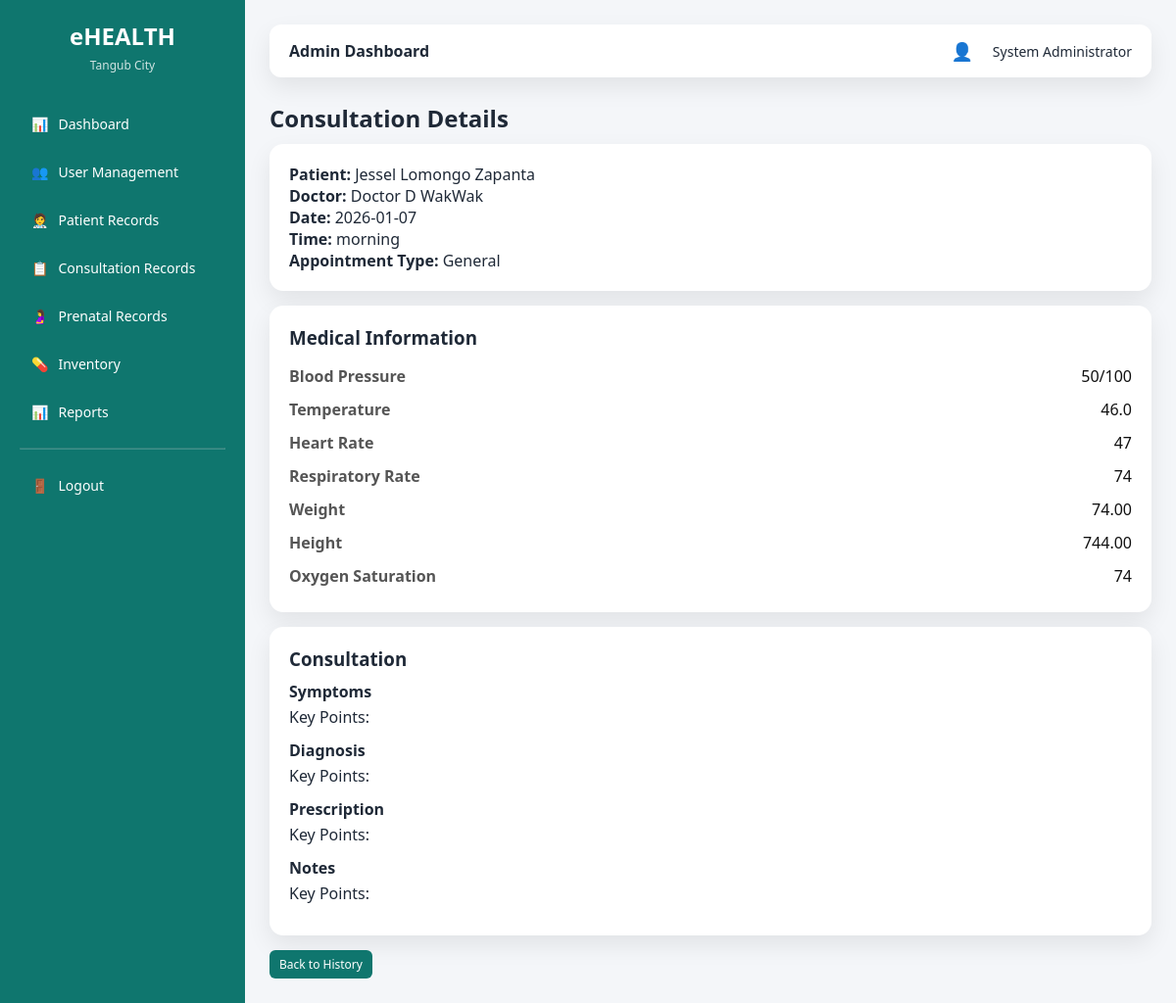
/admin/consultation_view.php?id=10 (signed in), run on the app's committed database.
### tables this page shows
CREATE TABLE `consultations` (
  `consultation_id` int(11) NOT NULL,
  `appointment_id` int(11) NOT NULL,
  `doctor_id` int(11) NOT NULL,
  `patient_id` int(11) NOT NULL,
  `symptoms` text DEFAULT NULL,
  `diagnosis` text DEFAULT NULL,
  `prescription` text DEFAULT NULL,
  `notes` text DEFAULT NULL,
  `created_at` timestamp NOT NULL DEFAULT current_timestamp()
);

CREATE TABLE `users` (
  `user_id` int(11) NOT NULL,
  `full_name` varchar(100) NOT NULL,
  `email` varchar(100) NOT NULL,
  `password` varchar(255) NOT NULL,
  `role` enum('admin','staff','doctor','patient') NOT NULL,
  `status` enum('active','inactive') DEFAULT 'active',
  `created_at` timestamp NOT NULL DEFAULT current_timestamp()
);

CREATE TABLE `appointments` (
  `appointment_id` int(11) NOT NULL,
  `patient_id` int(11) NOT NULL,
  `doctor_id` int(11) NOT NULL,
  `appointment_date` date NOT NULL,
  `appointment_time` varchar(20) NOT NULL,
  `type` varchar(255) NOT NULL,
  `reason` text DEFAULT NULL,
  `qr_code` int(11) NOT NULL DEFAULT 100000,
  `status` enum('Pending','Approved','Completed','Check-in','Cancelled') DEFAULT 'Pending',
  `created_at` timestamp NOT NULL DEFAULT current_timestamp()
);

CREATE TABLE `informations` (
  `information_id` int(11) NOT NULL,
  `patients_id` int(11) NOT NULL,
  `appointment_id` int(11) NOT NULL,
  `blood_pressure` varchar(10) DEFAULT NULL,
  `temperature` decimal(4,1) DEFAULT NULL,
  `heart_rate` int(11) DEFAULT NULL,
  `respiratory_rate` int(11) DEFAULT NULL,
  `weight` decimal(5,2) DEFAULT NULL,
  `height` decimal(5,2) DEFAULT NULL,
  `oxygen_saturation` int(11) DEFAULT NULL,
  `service` enum('dental','checkup','FP','laboratory') DEFAULT NULL,
  `complaints` text DEFAULT NULL,
  `lmp` date DEFAULT NULL,
  `edc` date DEFAULT NULL,
  `gestational_age` varchar(20) DEFAULT NULL,
  `bleeding` enum('oo','dili') DEFAULT NULL,
  `urinary_infection` enum('oo','dili') DEFAULT NULL,
  `discharge` text DEFAULT NULL,
  `abnormal_abdomen` enum('oo','dili') DEFAULT NULL,
  `malpresentation` enum('oo','dili') DEFAULT NULL,
  `absent_fetal_heartbeat` enum('oo','dili') DEFAULT NULL,
  `genital_infection` enum('oo','dili') DEFAULT NULL,
  `fundal_height` decimal(5,2) DEFAULT NULL,
  `fetal_movement_count` varchar(50) DEFAULT NULL,
  `weight_gain` decimal(5,2) DEFAULT NULL,
  `edema` enum('oo','dili') DEFAULT NULL,
  `blood_type` varchar(5) DEFAULT NULL,
  `hemoglobin_level` decimal(4,1) DEFAULT NULL,
  `urine_protein` varchar(20) DEFAULT NULL,
  `blood_sugar` decimal(5,2) DEFAULT NULL,
  `created_at` timestamp NOT NULL DEFAULT current_timestamp(),
  `updated_at` timestamp NOT NULL DEFAULT current_timestamp() ON UPDATE current_timestamp()
);

### admin/consultation_view.php (the view, shortened to what this page needs)
<?php
require_once "../config/database.php";
$consultation_id = (int) $_GET['id'];
$consultation = mysqli_fetch_assoc(
    mysqli_query(
        $conn,
        "SELECT
            c.*,
            a.appointment_id,
            a.appointment_date,
            a.appointment_time,
            a.type AS appointment_type,
            u.full_name AS patient_name,
            d.full_name AS doctor_name,
            p.patient_id
         FROM consultations c
         JOIN appointments a ON c.appointment_id = a.appointment_id
         JOIN patients p ON a.patient_id = p.patient_id
         JOIN users u ON p.user_id = u.user_id
         JOIN users d ON a.doctor_id = d.user_id
         WHERE c.consultation_id = $consultation_id
         LIMIT 1"
    )
);
$information = mysqli_fetch_assoc(
    mysqli_query(
        $conn,
        "SELECT *
         FROM informations
         WHERE patients_id = {$consultation['patient_id']}
           AND appointment_id = {$consultation['appointment_id']}
         LIMIT 1"
    )
);
?>
<!DOCTYPE html>
<html>
<head>
    <link rel="stylesheet" href="../assets/css/ui.css">
</head>
<body>
<div class="layout">
<?php require_once "../layouts/sidebar.php"; ?>
<main class="main">
<?php require_once "../layouts/topbar.php"; ?>
<h2>Consultation Details</h2>
<div class="card">
    <p><strong>Patient:</strong> <?= htmlspecialchars($consultation['patient_name']) ?></p>
    <p><strong>Doctor:</strong> <?= htmlspecialchars($consultation['doctor_name']) ?></p>
    <p><strong>Date:</strong> <?= $consultation['appointment_date'] ?></p>
    <p><strong>Time:</strong> <?= $consultation['appointment_time'] ?></p>
    <p><strong>Appointment Type:</strong> <?= ucfirst($consultation['appointment_type']) ?></p>
</div>
<?php if ($information): ?>
<div class="card">
    <h3>Medical Information</h3>
    <div class="row"><span>Blood Pressure</span><p><?= $information['blood_pressure'] ?></p></div>
    <div class="row"><span>Temperature</span><p><?= $information['temperature'] ?></p></div>
    <div class="row"><span>Heart Rate</span><p><?= $information['heart_rate'] ?></p></div>
    <div class="row"><span>Respiratory Rate</span><p><?= $information['respiratory_rate'] ?></p></div>
    <div class="row"><span>Weight</span><p><?= $information['weight'] ?></p></div>
    <div class="row"><span>Height</span><p><?= $information['height'] ?></p></div>
    <div class="row"><span>Oxygen Saturation</span><p><?= $information['oxygen_saturation'] ?></p></div>
</div>
<?php endif; ?>
<div class="card">
    <h3>Consultation</h3>
    <div style="margin-bottom:12px;">
        <span style="font-weight:bold;">Symptoms</span>
        <p style="margin:4px 0 0 0;"><?= nl2br(htmlspecialchars($consultation['symptoms'])) ?></p>
    </div>
    <div style="margin-bottom:12px;">
        <span style="font-weight:bold;">Diagnosis</span>
        <p style="margin:4px 0 0 0;"><?= nl2br(htmlspecialchars($consultation['diagnosis'])) ?></p>
    </div>
    <div style="margin-bottom:12px;">
        <span style="font-weight:bold;">Prescription</span>
        <p style="margin:4px 0 0 0;"><?= nl2br(htmlspecialchars($consultation['prescription'])) ?></p>
    </div>
    <div style="margin-bottom:12px;">
        <span style="font-weight:bold;">Notes</span>
        <p style="margin:4px 0 0 0;"><?= nl2br(htmlspecialchars($consultation['notes'])) ?></p>
    </div>
</div>
<a href="consultations.php" class="btn btn-primary">Back to History</a>
</main>
</div>
</body>
</html>

### assets/css/ui.css (style rules this page uses)
:root { --primary: #0f766e; --primary-dark: #115e59; --background: #f4f6f9; --card-bg: #ffffff; --text-dark: #1f2937; --accent: #f59e0b; --danger: #dc2626; --success: #16a34a; --shadow: 0 10px 25px rgba(0,0,0,0.08); }
* { margin: 0; padding: 0; box-sizing: border-box; font-family: "Segoe UI", Tahoma, sans-serif; }
a { text-decoration: none; }
body { background: var(--background); color: var(--text-dark); }
.btn-primary { background: var(--primary); color: #fff; border: none; padding: 10px 16px; border-radius: 8px; cursor: pointer; transition: 0.2s ease; }
.btn { padding: 6px 10px; border-radius: 6px; font-size: 12px; text-decoration: none; margin-right: 5px; display: inline-block; }
.layout { display: flex; min-height: 100vh; }
.main { flex: 1; padding: 25px; background: var(--background); overflow-y: auto; }
.card { background: #ffffff; padding: 20px; border-radius: 14px; box-shadow: var(--shadow); }

### admin/consultation_view.php (style rules this page uses)
.layout { display: flex; }
.main { flex: 1; padding: 25px; }
.card { background: #fff; padding: 20px; border-radius: 14px; box-shadow: var(--shadow); margin-bottom: 15px; }
h2, h3, h4 { margin-bottom: 10px; }
.row { display: flex; justify-content: space-between; padding: 6px 0; }
.row span { font-weight: 600; color: #555; min-width: 160px; }
.row p { margin: 0; text-align: right; color: #111; }

### data on the page
consultations: users.full_name "Jessel Lomongo Zapanta", users.full_name "Doctor D WakWak", appointment.appointment_date "2026-01-07", appointment.appointment_time "morning", appointment.type "General", symptoms "Key Points:", diagnosis "Key Points:", prescription "Key Points:", notes "Key Points:"
informations: blood_pressure "50/100", temperature "46.0", heart_rate "47", respiratory_rate "74", weight "74.00", height "744.00", oxygen_saturation "74"

### other printed values
$role "Admin"
$full_name "System Administrator"
